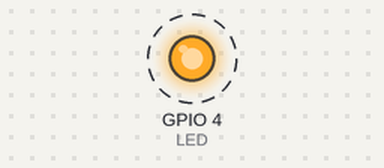
The program below on a simulated Raspberry Pi (BCM pin numbers). On the bench: output pins drawn as LEDs (lit = HIGH). Dashed ring = blinking. What the program prints to the terminal is not drawn. At 38.0 s the program stops and its outputs stay as they are.

Above: at 0.5 s.
Timing chart, 0 to 4.6 s (numbered marks = the images above):
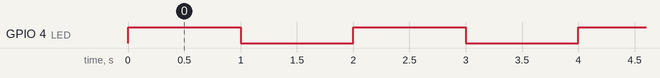

Measured:
- by itself, GPIO 4 (LED): alternates HIGH for 1.0 s and LOW for 1.0 s, 38 changes in all, then stays LOW

The program:

led.py
```python
import RPi.GPIO as GPIO
import time

LED = 4

# Using BCM GPIO
GPIO.setmode(GPIO.BCM)
# Set LED pin as OUTPUT
GPIO.setup(LED, GPIO.OUT)

try:

    for i in range(1, 20):
        # turn on LED
        GPIO.output(LED, True)
        # delay 1 second
        time.sleep(1)
        # turn off LED
        GPIO.output(LED, False)
        time.sleep(1)
        print(f'LED lights {i} times')

except KeyboardInterrupt:
    print("keyboard interrupt")
    GPIO.cleanup()
```
